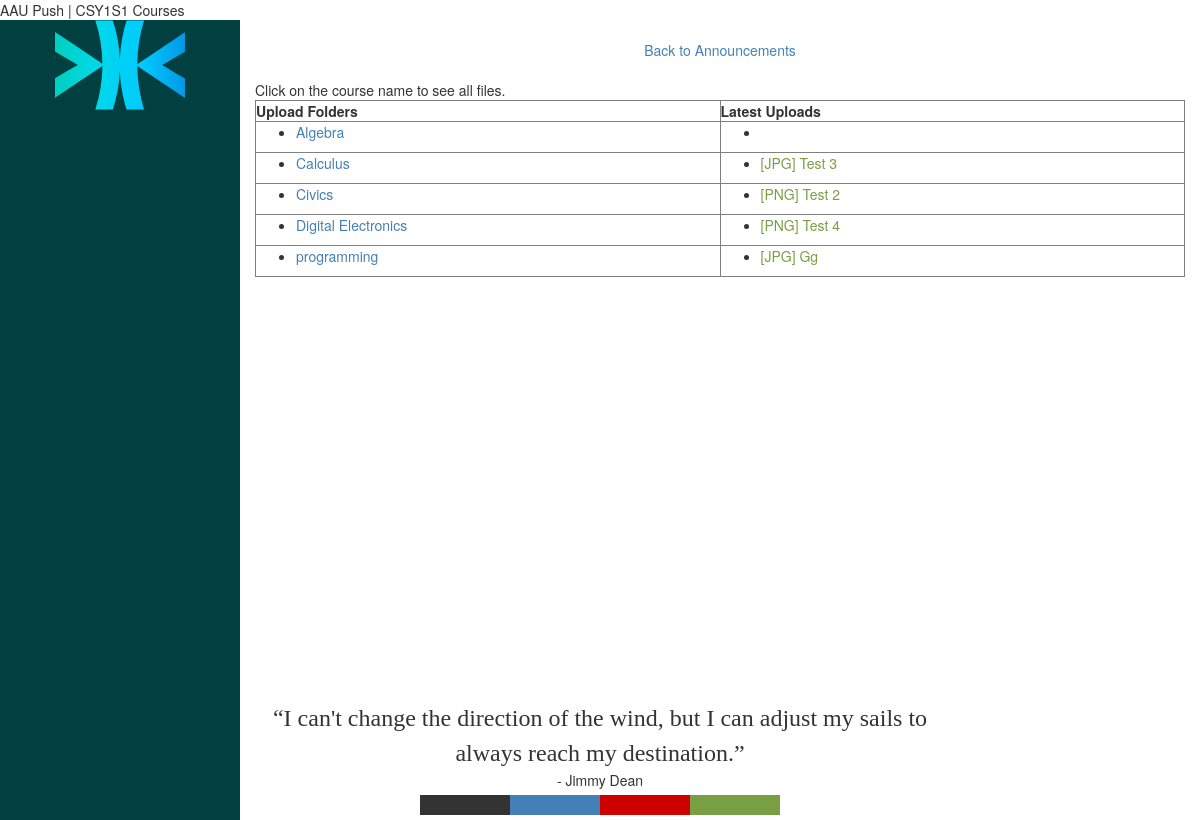
The page /section/CSY1S1/uploads/ on the database its author committed.
### main/models.py (models this page shows, shortened)
class Section(models.Model):
   year = models.IntegerField()
   section_number = models.IntegerField()
   studyfield = models.ForeignKey(StudyField)
   course = models.ManyToManyField(Course)
   code = models.CharField(max_length=10)

class Course(models.Model):
   name = models.CharField(max_length=100)
   studyfield = models.ForeignKey(StudyField)
   def __str__(self):
      return self.name
   def get_link_name(self):
        return self.name.replace(' ', '_')

class Material(models.Model):
   name = models.CharField(max_length=100)
   description = models.CharField(max_length=100)
   file = models.FileField(upload_to=upload_path)
   pub_date = models.DateTimeField('Date Published')
   section = models.ManyToManyField(Section)
   lecturer  = models.ForeignKey(Lecturer)
   course = models.ForeignKey(Course)
   class Meta:
      get_latest_by = "pub_date"
   def ext (self):
      return self.file.name.split('.')[-1]

class Quote(models.Model):
   quote = models.CharField(max_length=140)
   author = models.CharField(max_length = 100)

### main/views.py (the view)
# urls.py: url('^(?P<section_code>[0-9a-zA-Z]+)/uploads/$', views.courses, name='Courses'),
def courses(request,section_code):
        section = Section.objects.get(code=section_code)
        courses = section.course.order_by('name')
        materials = []
        for course in courses:
         if(course.material_set.filter(section=section)):
                materials.append(course.material_set.filter(section=section).latest())
         else:
                materials.append(Material(course=course))
        quote = Quote.objects.get(id=1)
        context = {'section':section, 'courses':courses, 'quote':quote, 'materials':materials}
        return render(request, 'main/courses.html', context)

### main/templates/main/courses.html (shortened to what this page needs)
{% extends "main/base.html" %}
{% block title %}
	AAU Push | {{section.code}} Courses
{% endblock %}
{% block content %}
<br />
<center><a href="{% url 'Section' section.code%}">Back to Announcements</a> </center>
<br>
<table width=100% border="1">
   	<thead>
   		<tr>
     			<th width="50%">Upload Folders</th>
     			<th width="50%">Latest Uploads</th>
   		</tr>
   	</thead>
   		{% for material in materials %}
        	<tr>
        	 	<td>
        	  		<ul>
        	  			<li>
        	  				<a href="{% url 'course_view' section.code material.course.get_link_name %}"> {{material.course}}
        	  				</a>
        	  			</li>
        	  		</ul>
        	  	</td>
        	  	<td>
        	   		<ul>
        	   			<li>
        	   				<a id="file" href="{% url 'File' material.id %}">{% if material.ext%}[{{material.ext | upper}}]{%endif%} {{material.name | capfirst}}
        	   				</a>
        	   			</li>
        	   		</ul>
        	   	</td>
        	   </tr>
        	{%endfor%}
</table>
{% endblock %}

### main/templates/main/base.html (shortened to what this page needs)
<!DOCTYPE html>
<html>
	<head>
        {% block title %}{% endblock %}
        <link rel="stylesheet" href="https://maxcdn.bootstrapcdn.com/bootstrap/3.3.7/css/bootstrap.min.css">
</head>
	<body bgcolor='#fffffa'>
<div id="main">
		<div id="navigation">
					{% load static%}
                <div class="logo logo-header">
  					<a href="{% url 'Home' %}">
                		{% load static %}
                		<img src="{% static 'main/Colored-Logo-01.svg' %}" width="130px" height="90px">
                	</a>
                </div>
					{% load static%}
        </div>
        <div id="content">
        	<div class="container-fluid">
  				{% block content %}
  				{% endblock %}
        	</div>
            <div id="push-pages">
            	<a href="/About_us"><div class="push-page push-page-about-us">
                </div></a>
                <a href="/Push_Page/1"><div class="push-page push-page-quick-page">
                </div>
                <a href="/Blog_post"><div class="push-page push-page-blog-post-1">
                </div></a>
                <a href="/Blog_post2"><div class="push-page push-page-blog-post-2">
                </div></a>
            </div>
        </div>
<div id="footer" class="text-center">
        	<div id="quote">
				<q>{{quote.quote}}</q><br>- {{quote.author}}<br>
            </div>
    	</div>
        </div>
	</body>
</html>

### main/templates/main/base.html (style rules this page uses)
html { font-size: 16px; height:100%; }
body { width:100%; height:100%; }
a { text-decoration: none; color: #4480b7; }
q { font-family: Copperplate, Papyrus; font-size: 1.5rem; }
#main { min-height:100%; position:relative; }
#content { width:80%; margin-left:20%; }
#file { color: #799f44; }
#navigation { position:fixed; left:0px; text-align:center; width:20%; min-height:100%; background-color:#004040; }
#footer { position:absolute; bottom:30px; width:100%; }
#quote { width:60%; margin-left:auto; margin-right:auto; }
#push-pages { position:fixed; bottom:5px; left:35%; width:30%; height:20px; }
.logo-header { display:inline; width:70%; margin:0px; }
.push-page { width:25%; height:100%; display:inline; float:left; }
.push-page-about-us { background-color:#333; }
.push-page-quick-page { background-color:#4480b7; }
.push-page-blog-post-1 { background-color:#cc0000; }
.push-page-blog-post-2 { background-color:#799f44; }

### rows shown on the page
Section: code "CSY1S1"
Course: course "Algebra"
Material: course "Calculus", ext "JPG", name "Test 3"
Material: course "Civics", ext "PNG", name "Test 2"
Material: course "Digital Electronics", ext "PNG", name "Test 4"
Material: course "programming", ext "JPG", name "Gg"
Quote: quote "I can't change the direction of the wind, but I can adjust my sails to always reach my destination.", author "Jimmy Dean"
